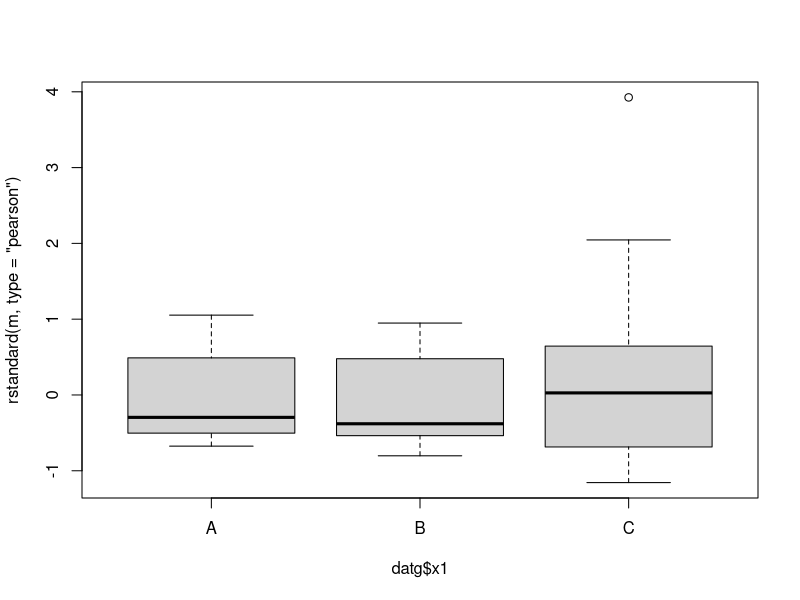
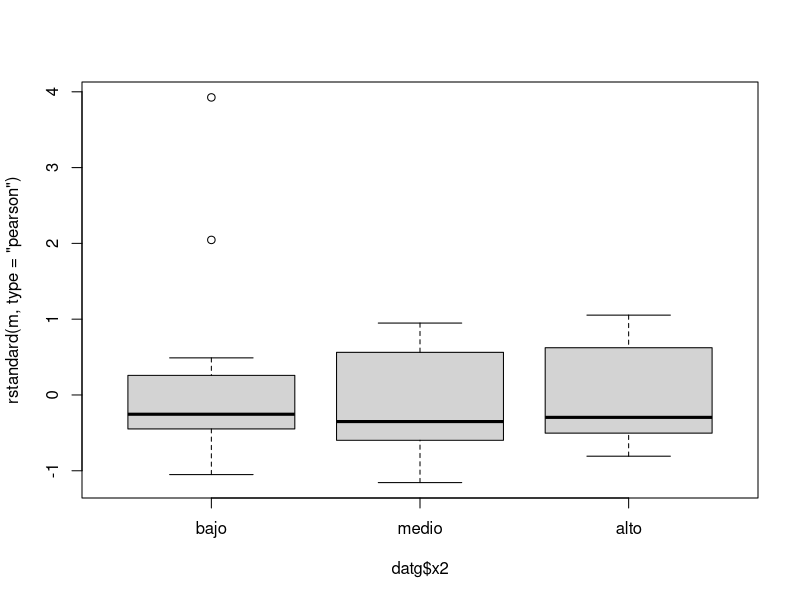
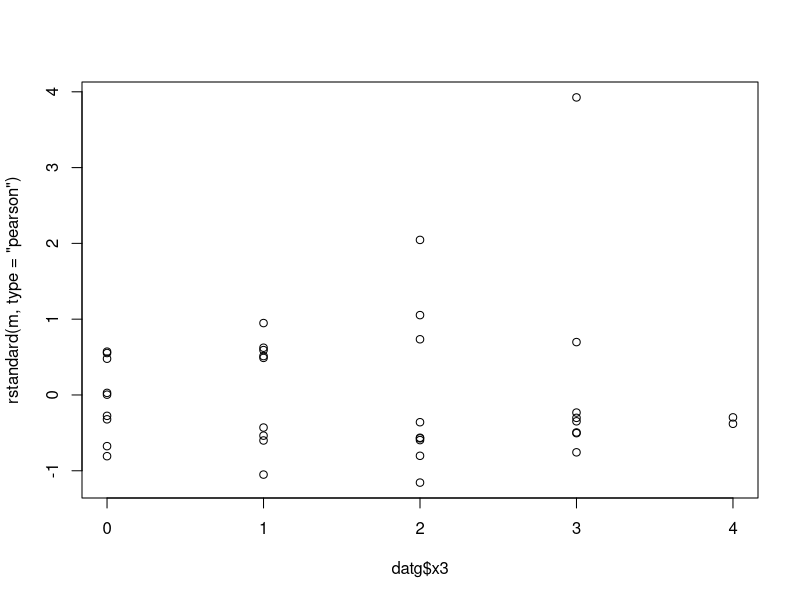
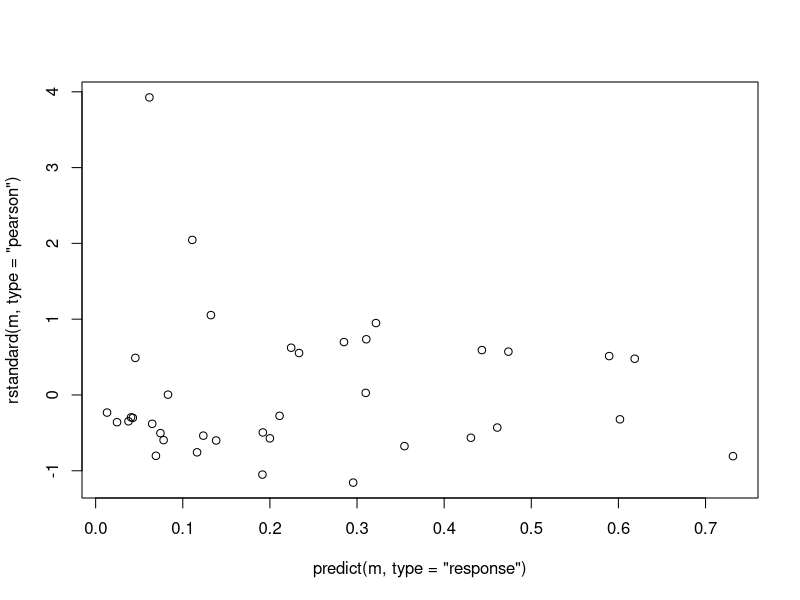

Write R code to recreate these figures, in order. (Note: this script raises an error after producing the figures.)



# Parametros para un modelo de una respuesta binaria con dos 
# predictoras: x1 y x2. 
# x1 tiene categorias A, B y C (region del pais)
# x2 tiene categorias "bajo", "medio" , "alto" (estrato)
# x3 nro. de hijos
p0      <- 0.1
odds0   <- p0 / (1 - p0)
beta0   <- log(odds0)
or.x1B  <- 3
or.x1C  <- 3
or.x2medio   <- 4
or.x2alto    <- 4
or.x3 <- 0.5
beta.x1B <- log(or.x1B)
beta.x1C <- log(or.x1C)
beta.x2medio  <- log(or.x2medio)
beta.x2alto  <- log(or.x2alto)
beta.x3  <- log(or.x3)


# Simulacion
library(tidyverse)
N <- 345
#set.seed(4286)
#set.seed(7903)
dat <- tibble(
  x1 = sample(x = LETTERS[1:3], size = N, replace = T),
  x2 = sample(x = c("bajo", "medio", "alto"), size = N, replace = T),
  x3 = rpois(n = N, lambda = 1),
  logit = beta0 + beta.x1B*(x1 == "B") + beta.x1C*(x1 == "C") + 
    beta.x2medio*(x2 == "medio") + beta.x2alto*(x2 == "alto") + beta.x3*x3, 
  p = 1 / (1 + exp(-logit)),
  y = rbinom(n = N, size = 1, prob = p)
) %>% 
  mutate(
    x2 = fct_relevel(x2, "bajo", "medio", "alto")
  ) %>%
  select(-logit, -p)

# Datos agrupados:
datg <- dat %>%
  group_by(x1, x2, x3) %>%
  summarise(
    n = n(),
    ne = sum(y),
    nf = n - ne
  ) %>% ungroup()

# Modelo
m <- glm(cbind(ne, nf) ~  x1 + x2 + x3, data = datg, family = binomial)  

# Coeficientes
coef(m)
tibble(beta0, beta.x1B, beta.x1C, beta.x2alto, beta.x2medio, beta.x3)
exp(coef(m))
car::Anova(m)

boxplot(
  rstandard(m, type = "pearson") ~ datg$x1
)
boxplot(
  rstandard(m, type = "pearson") ~ datg$x2
)

plot(
  rstandard(m, type = "pearson") ~ datg$x3
)

plot(
  rstandard(m, type = "pearson") ~ predict(m, type = "response")
)
  
shapiro.test(rstandard(m, type = "pearson"))

write_csv(dat, file = "datos/plastico.csv")
